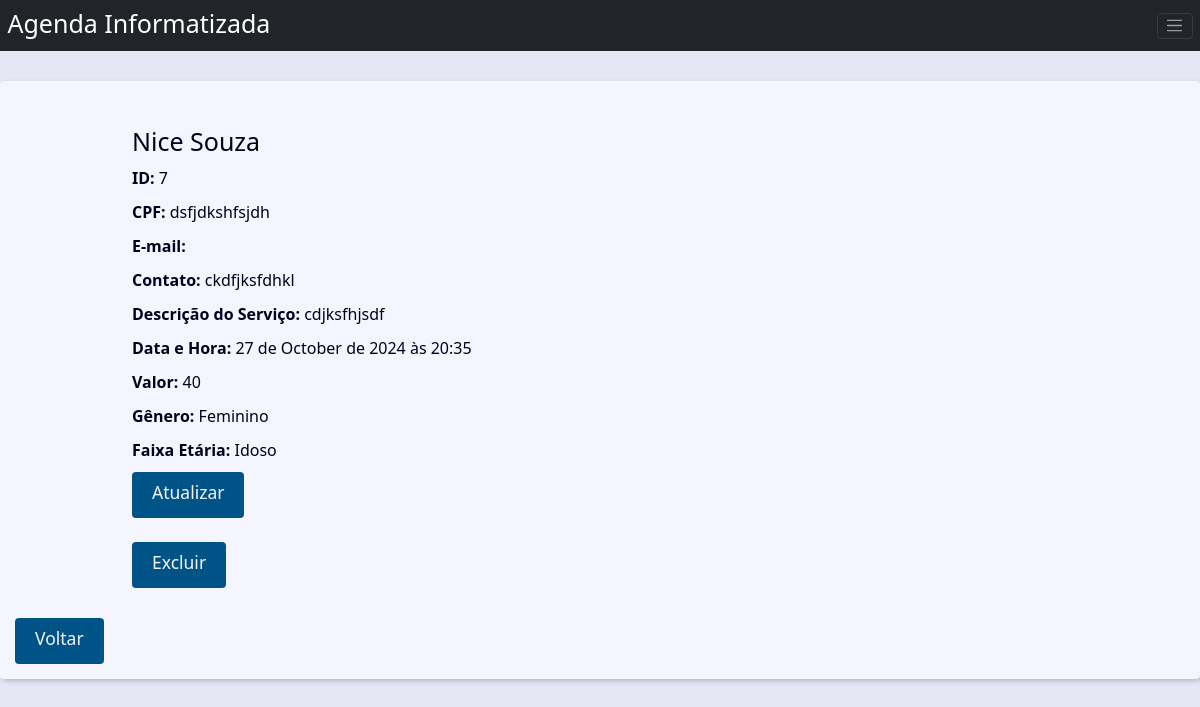
Screenshot of /agendamento/7/detail/ with the database file from the repository.
### agenda/models.py (models this page shows, shortened)
class Agenda(models.Model):
    class Meta:
        verbose_name = 'Agendamento'
        verbose_name_plural = 'Agendamentos'
    nome = models.CharField(max_length=100)
    sobrenome = models.CharField(max_length=100, blank=True)
    cpf = models.CharField(max_length=50, blank=True)
    email = models.EmailField(max_length=50, blank=True)
    contato = models.CharField(max_length=50)
    descricao_servico = models.TextField(max_length=500)
    data_hora = models.DateTimeField(default=timezone.now)
    valor = models.CharField(max_length=50)
    show = models.BooleanField(default=True)
    imagem = models.ImageField(blank=True, upload_to='imagens/%y/%m/')
    genero = models.ForeignKey(
        Genero,
        on_delete=models.SET_NULL,
        blank=True, null=True
    )
    faixa_etaria = models.ForeignKey(
        Faixa_Etaria,
        on_delete=models.SET_NULL,
        blank=True, null=True
    )
    proprietario = models.ForeignKey(
        User,
        on_delete=models.SET_NULL,
        blank=True, null=True
    )

class Genero(models.Model):
    class Meta:
        verbose_name = 'Gênero'
        verbose_name_plural = 'Gêneros'
    nome = models.CharField(max_length=100)

class Faixa_Etaria(models.Model):
    class Meta:
        verbose_name = 'Faixa Etária'
        verbose_name_plural = 'Faixa Etárias'
    nome = models.CharField(max_length=100)

### agenda/views.py (the view)
# urls.py: path('agendamento/<int:cadastro_id>/detail/', views.cadastro, name='cadastro'),
def cadastro(request, cadastro_id):
    inserir_cadastro = Agenda.objects.get(pk=cadastro_id)
    contexto = {
        'cadastro':inserir_cadastro ,
        'site_title': 'Cadastro - '
    }
    return render(
        request,
        'agenda/cadastro.html',
        contexto
    )

### agenda/templates/agenda/cadastro.html (shortened to what this page needs)
{% extends 'global/base.html' %}
{% block content %}
    <div class="single-contact">
        <h1 class="single-contact-name">
            {{cadastro.nome}} {{cadastro.sobrenome}}
        </h1>
        <p><b>ID:</b> {{ cadastro.id }}</p>
        <p><b>CPF:</b> {{ cadastro.cpf }}</p>
        <p><b>E-mail:</b> {{ cadastro.email }}</p>
        <p><b>Contato:</b> {{ cadastro.contato }}</p>
        <p><b>Descrição do Serviço:</b> {{ cadastro.descricao_servico }}</p>
        <p><b>Data e Hora:</b> {{ cadastro.data_hora }}</p>
        <p><b>Valor:</b> {{ cadastro.valor }}</p>
        <p><b>Gênero:</b> {{ cadastro.genero.nome }}</p>
        <p><b>Faixa Etária:</b> {{ cadastro.faixa_etaria.nome }}</p>
        <form action="{% url "atualiza" cadastro.id %}" method="POST">
            <a
                href="{% url "atualiza" cadastro.id %}"
                onclick="return confirm('Deseja realmente atualizar esse registro?')"
                class="btn btn-primary btn-xs"
            >
                <h3>Atualizar</h3>
            </a>
        </form>
        <br>
        <form action="{% url "excluir" cadastro.id %}" method="POST">
            <a
                href="{% url "excluir" cadastro.id %}"
                onclick="return confirm('Deseja realmente excluir esse registro?')"
                class="btn btn-danger btn-xs"
            >
                <h3>Excluir</h3>
            </a>
        </form>
    </div>
    <div>
       <a href="{% url "index" %}">
        <button type="submit" class="btn btn-primary"><h3>Voltar</h3></button><br>
       </a>
    </div>
{% endblock content %}

### base_static/global/css/style.css (style rules this page uses)
:root { --spacing: 1.5rem; --link-dark-color: rgb(0, 83, 134); --link-light-color: rgb(156, 217, 255); --clr-white: rgb(245, 245, 255); --clr-black: rgb(0, 0, 30); --clr-light-gray: rgb(230, 230, 245); --clr-dark-shadow-5: rgba(0, 0, 10, 5%); --clr-dark-shadow-10: rgba(0, 0, 10, 10%); --clr-dark-shadow-20: rgba(0, 0, 10, 20%); --clr-light-shadow-5: rgba(200, 200, 255, 5%); --clr-light-shadow-10: rgba(200, 200, 255, 10%); --clr-light-shadow-20: rgba(200, 200, 255, 20%); --main-page-width: 120rem; --table-min-width: 60rem; --biggest-font-size: 5rem; --bigger-font-size: 4rem; --big-font-size: 3.2rem; --medium-font-size: 2.4rem; --small-font-size: 1.6rem; --smaller-font-size: 1.4rem; --smallest-font-size: 1.2rem; --transition-fast: 300ms; --transition-medium: 600ms; --transition-slow: 1s; --default-border-radius: 4px; }
*, *::before, *::after { margin: 0; padding: 0; box-sizing: border-box; }
html { font-size: 62.5%; }
body { font-family: system-ui, -apple-system, BlinkMacSystemFont, 'Segoe UI', Roboto, Oxygen, Ubuntu, Cantarell, 'Open Sans', 'Helvetica Neue', sans-serif; line-height: 1.5; font-size: var(--small-font-size); color: var(--clr-black); -webkit-font-smoothing: antialiased; background: var(--clr-light-gray); }
@media (min-width: 600px) { .single-contact { max-width: 80%; margin: calc(var(--spacing) * 2) auto; } }
.single-contact h1 { margin: 1rem 0; }
.single-contact p { margin: 1rem 0; }
.btn { background-color: var(--link-dark-color); color: var(--clr-white); font-weight: bold; border: none; padding: 1rem 2rem; border-radius: var(--default-border-radius); cursor: pointer; transition: filter var(--transition-fast) ease-in-out; }

### rows the page displays
Agenda: nome "Nice", sobrenome "Souza", id "7", cpf "dsfjdkshfsjdh", contato "ckdfjksfdhkl", descricao_servico "cdjksfhjsdf", data_hora "27 de October de 2024 às 20:35", valor "40", genero.nome "Feminino", faixa_etaria.nome "Idoso"
